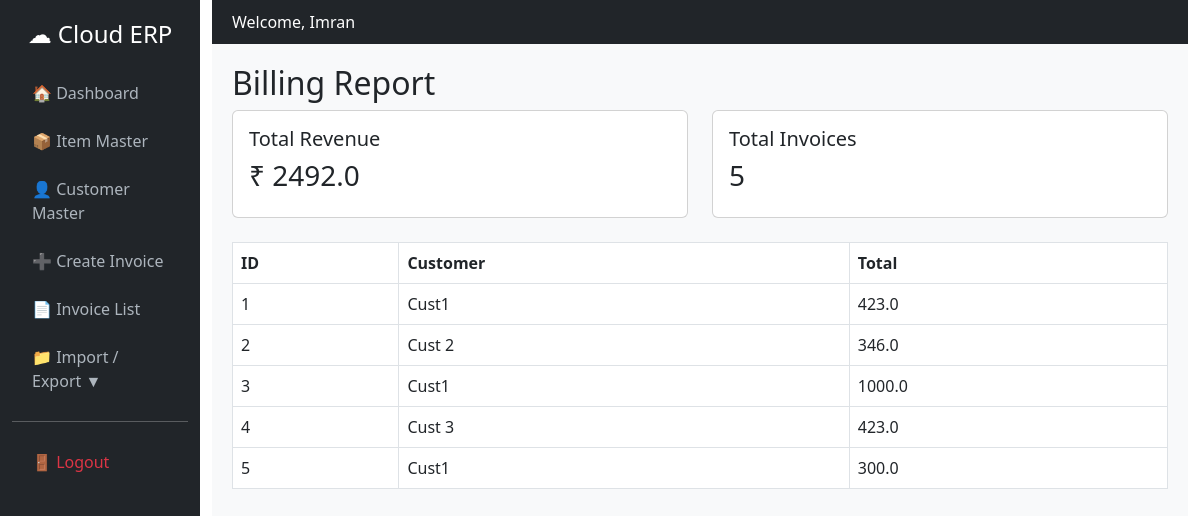
/report/ (signed in), run on the app's committed database.
### core/models.py (models this page shows, shortened)
class Invoice(models.Model):
    user = models.ForeignKey(User, on_delete=models.CASCADE)
    customer = models.ForeignKey(Customer, on_delete=models.CASCADE)
    total_amount = models.FloatField()
    created_at = models.DateTimeField(auto_now_add=True)

class Customer(models.Model):
    user = models.ForeignKey(User, on_delete=models.CASCADE)
    name = models.CharField(max_length=100)
    email = models.EmailField()
    phone = models.CharField(max_length=15)
    address = models.TextField()
    created_at = models.DateTimeField(auto_now_add=True)

### core/views.py (the view)
# urls.py: path('report/', views.billing_report),
@login_required
def billing_report(request):
    invoices = Invoice.objects.filter(user=request.user)
    total_revenue = invoices.aggregate(Sum('total_amount'))['total_amount__sum'] or 0
    return render(request, 'core/billing_report.html', {
        'total_revenue': total_revenue,
        'total_invoices': invoices.count(),
        'invoices': invoices
    })

### core/templates/core/billing_report.html
{% extends 'core/dashboard_base.html' %}
{% block content %}
<h2>Billing Report</h2>
<div class="row mb-4">
    <div class="col-md-6">
        <div class="card p-3">
            <h5>Total Revenue</h5>
            <h3>₹ {{ total_revenue }}</h3>
        </div>
    </div>
    <div class="col-md-6">
        <div class="card p-3">
            <h5>Total Invoices</h5>
            <h3>{{ total_invoices }}</h3>
        </div>
    </div>
</div>
<table class="table table-bordered">
    <tr>
        <th>ID</th>
        <th>Customer</th>
        <th>Total</th>
    </tr>
    {% for i in invoices %}
    <tr>
        <td>{{ i.id }}</td>
        <td>{{ i.customer.name }}</td>
        <td>{{ i.total_amount }}</td>
    </tr>
    {% endfor %}
</table>
{% endblock %}

### core/templates/core/dashboard_base.html (shortened to what this page needs)
<!DOCTYPE html>
<html>
<head>
    <link href="https://cdn.jsdelivr.net/npm/bootstrap@5.3.0/dist/css/bootstrap.min.css" rel="stylesheet">
</head>
<body>
<div class="container-fluid">
    <div class="row">
        <div class="col-md-2 sidebar">
            <h4 class="text-center">☁ Cloud ERP</h4>
            <a href="/dashboard/">🏠 Dashboard</a>
            <a href="/products/">📦 Item Master</a>
            <a href="/customers/">👤 Customer Master</a>
            <a href="/invoice/create/">➕ Create Invoice</a>
            <a href="/invoice/list/">📄 Invoice List</a>
            <a href="#" onclick="toggleMenu()">
                📁 Import / Export <span id="arrow">▼</span>
            </a>
            <hr>
            <a href="/logout/" class="text-danger">🚪 Logout</a>
        </div>
        <div class="col-md-10">
            <div class="topbar d-flex justify-content-between">
                <span>Welcome, {{ request.user.username }}</span>
            </div>
            <div class="content">
                {% block content %}
                {% endblock %}
            </div>
        </div>
    </div>
</div>
</body>
</html>

### core/templates/core/dashboard_base.html (style rules this page uses)
body { margin: 0; font-family: 'Segoe UI', sans-serif; }
.sidebar { height: 100vh; background: #212529; color: white; padding-top: 20px; }
.sidebar h4 { margin-bottom: 20px; }
.sidebar a { display: block; color: #adb5bd; padding: 12px 20px; text-decoration: none; transition: 0.3s; }
.content { padding: 20px; background: #f8f9fa; min-height: 100vh; }
.topbar { background: #212529; color: white; padding: 10px 20px; }

### data on the page
Invoice: id "1", customer.name "Cust1", total_amount "423.0"
Invoice: id "2", customer.name "Cust 2", total_amount "346.0"
Invoice: id "3", customer.name "Cust1", total_amount "1000.0"
Invoice: id "4", customer.name "Cust 3", total_amount "423.0"
Invoice: id "5", customer.name "Cust1", total_amount "300.0"

### other printed values
{{ request.user.username }} "Imran"
{{ total_revenue }} "2492.0"
{{ total_invoices }} "5"
